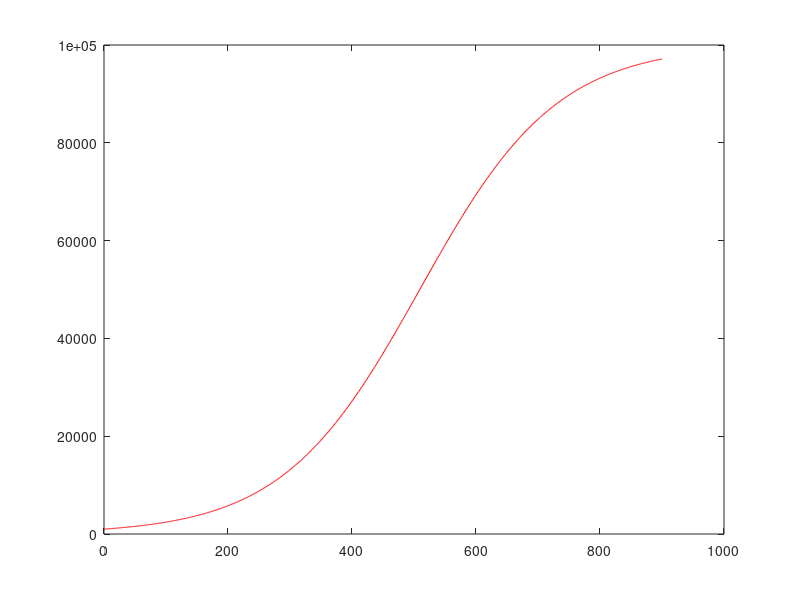

The MATLAB script that drew this image:
% In this script the influence of the XIP concentration 

Kn = 1e5;

mu = 0.0090222; 

n0 = 1e3;


t = linspace(0,900,1000);

% Bacterial Growth Formula
n =  Kn ./ (1+ ((Kn-n0)/n0 ) * exp(-mu*t));



figure, plot(t,n, "r");

